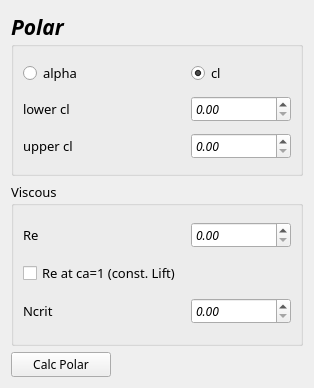
<?xml version="1.0" encoding="UTF-8"?>
<ui version="4.0">
 <class>polarWidget</class>
 <widget class="QWidget" name="polarWidget">
  <property name="geometry">
   <rect>
    <x>0</x>
    <y>0</y>
    <width>314</width>
    <height>388</height>
   </rect>
  </property>
  <property name="maximumSize">
   <size>
    <width>16777215</width>
    <height>400</height>
   </size>
  </property>
  <property name="windowTitle">
   <string>Form</string>
  </property>
  <layout class="QGridLayout" name="gridLayout">
   <item row="0" column="0" colspan="3">
    <widget class="QGroupBox" name="groupBox">
     <property name="font">
      <font>
       <family>Noto Serif Thai Med</family>
       <pointsize>16</pointsize>
       <weight>75</weight>
       <italic>true</italic>
       <bold>true</bold>
      </font>
     </property>
     <property name="title">
      <string>Polar</string>
     </property>
     <layout class="QGridLayout" name="gridLayout_3">
      <item row="1" column="1">
       <widget class="QDoubleSpinBox" name="doubleSpinBox_value1">
        <property name="maximumSize">
         <size>
          <width>100</width>
          <height>16777215</height>
         </size>
        </property>
        <property name="font">
         <font>
          <family>Source Code Pro</family>
          <pointsize>9</pointsize>
          <weight>50</weight>
          <italic>true</italic>
          <bold>false</bold>
         </font>
        </property>
       </widget>
      </item>
      <item row="1" column="0">
       <widget class="QLabel" name="label_lower">
        <property name="font">
         <font>
          <family>Noto Serif Thai Med</family>
          <pointsize>10</pointsize>
          <weight>50</weight>
          <italic>false</italic>
          <bold>false</bold>
          <underline>false</underline>
          <kerning>true</kerning>
         </font>
        </property>
        <property name="styleSheet">
         <string notr="true">color: rgb(0, 0, 0);</string>
        </property>
        <property name="text">
         <string>lower cl</string>
        </property>
        <property name="alignment">
         <set>Qt::AlignLeading|Qt::AlignLeft|Qt::AlignVCenter</set>
        </property>
       </widget>
      </item>
      <item row="2" column="0">
       <widget class="QLabel" name="label_upper">
        <property name="font">
         <font>
          <family>Noto Serif Thai Med</family>
          <pointsize>10</pointsize>
          <weight>50</weight>
          <italic>false</italic>
          <bold>false</bold>
          <underline>false</underline>
          <kerning>true</kerning>
         </font>
        </property>
        <property name="styleSheet">
         <string notr="true">color: rgb(0, 0, 0);</string>
        </property>
        <property name="text">
         <string>upper cl</string>
        </property>
        <property name="alignment">
         <set>Qt::AlignLeading|Qt::AlignLeft|Qt::AlignVCenter</set>
        </property>
       </widget>
      </item>
      <item row="2" column="1">
       <widget class="QDoubleSpinBox" name="doubleSpinBox_value2">
        <property name="maximumSize">
         <size>
          <width>100</width>
          <height>16777215</height>
         </size>
        </property>
        <property name="font">
         <font>
          <family>Source Code Pro</family>
          <pointsize>9</pointsize>
          <weight>50</weight>
          <italic>true</italic>
          <bold>false</bold>
         </font>
        </property>
       </widget>
      </item>
      <item row="0" column="0">
       <widget class="QRadioButton" name="radioButton_calcModeAlpha">
        <property name="font">
         <font>
          <pointsize>10</pointsize>
          <weight>50</weight>
          <italic>false</italic>
          <bold>false</bold>
         </font>
        </property>
        <property name="text">
         <string>alpha</string>
        </property>
        <property name="checked">
         <bool>false</bool>
        </property>
       </widget>
      </item>
      <item row="0" column="1">
       <widget class="QRadioButton" name="radioButton_calcModeCl">
        <property name="font">
         <font>
          <pointsize>10</pointsize>
          <weight>50</weight>
          <italic>false</italic>
          <bold>false</bold>
         </font>
        </property>
        <property name="text">
         <string>cl</string>
        </property>
        <property name="checked">
         <bool>true</bool>
        </property>
       </widget>
      </item>
     </layout>
    </widget>
   </item>
   <item row="3" column="0" colspan="2">
    <widget class="QPushButton" name="pushButton_calcPolar">
     <property name="sizePolicy">
      <sizepolicy hsizetype="Expanding" vsizetype="Fixed">
       <horstretch>1</horstretch>
       <verstretch>0</verstretch>
      </sizepolicy>
     </property>
     <property name="minimumSize">
      <size>
       <width>100</width>
       <height>0</height>
      </size>
     </property>
     <property name="maximumSize">
      <size>
       <width>100</width>
       <height>16777215</height>
      </size>
     </property>
     <property name="font">
      <font>
       <family>Noto Serif Thai Med</family>
       <pointsize>9</pointsize>
       <weight>50</weight>
       <italic>false</italic>
       <bold>false</bold>
      </font>
     </property>
     <property name="text">
      <string>Calc Polar</string>
     </property>
    </widget>
   </item>
   <item row="2" column="0" colspan="3">
    <widget class="QGroupBox" name="groupBox_11">
     <property name="font">
      <font>
       <family>Noto Serif Thai Med</family>
       <pointsize>10</pointsize>
       <italic>false</italic>
      </font>
     </property>
     <property name="title">
      <string>Viscous</string>
     </property>
     <layout class="QGridLayout" name="gridLayout_2">
      <item row="2" column="1">
       <widget class="QDoubleSpinBox" name="doubleSpinBox_nCrit">
        <property name="maximumSize">
         <size>
          <width>100</width>
          <height>16777215</height>
         </size>
        </property>
        <property name="font">
         <font>
          <family>Source Code Pro</family>
          <pointsize>9</pointsize>
          <weight>50</weight>
          <italic>true</italic>
          <bold>false</bold>
         </font>
        </property>
       </widget>
      </item>
      <item row="0" column="0">
       <widget class="QLabel" name="label_32">
        <property name="font">
         <font>
          <family>Noto Serif Thai Med</family>
          <pointsize>10</pointsize>
          <weight>50</weight>
          <italic>false</italic>
          <bold>false</bold>
          <underline>false</underline>
          <kerning>true</kerning>
         </font>
        </property>
        <property name="styleSheet">
         <string notr="true">color: rgb(0, 0, 0);</string>
        </property>
        <property name="text">
         <string>Re</string>
        </property>
        <property name="alignment">
         <set>Qt::AlignLeading|Qt::AlignLeft|Qt::AlignVCenter</set>
        </property>
       </widget>
      </item>
      <item row="0" column="1">
       <widget class="QDoubleSpinBox" name="doubleSpinBox_re">
        <property name="maximumSize">
         <size>
          <width>100</width>
          <height>16777215</height>
         </size>
        </property>
        <property name="font">
         <font>
          <family>Source Code Pro</family>
          <pointsize>9</pointsize>
          <weight>50</weight>
          <italic>true</italic>
          <bold>false</bold>
         </font>
        </property>
       </widget>
      </item>
      <item row="2" column="0">
       <widget class="QLabel" name="label_30">
        <property name="font">
         <font>
          <family>Noto Serif Thai Med</family>
          <pointsize>10</pointsize>
          <weight>50</weight>
          <italic>false</italic>
          <bold>false</bold>
          <underline>false</underline>
          <kerning>true</kerning>
         </font>
        </property>
        <property name="styleSheet">
         <string notr="true">color: rgb(0, 0, 0);</string>
        </property>
        <property name="text">
         <string>Ncrit</string>
        </property>
        <property name="alignment">
         <set>Qt::AlignLeading|Qt::AlignLeft|Qt::AlignVCenter</set>
        </property>
       </widget>
      </item>
      <item row="1" column="0" colspan="2">
       <widget class="QCheckBox" name="checkBox_reCa1">
        <property name="enabled">
         <bool>true</bool>
        </property>
        <property name="text">
         <string>Re at ca=1 (const. Lift)</string>
        </property>
       </widget>
      </item>
     </layout>
    </widget>
   </item>
  </layout>
 </widget>
 <resources/>
 <connections/>
</ui>
